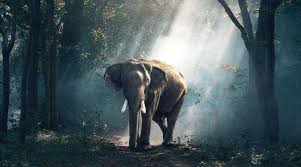
#> input picture image_filtering_techniques/cv.jpg, 301 x 167 px, found by its file name
$ jupyter execute Canny_Edge_Detection.ipynb
#> lines starting #> are read from the running program, lines starting #| are printed output that depends on the picture
[cell 1]
from google.colab import drive  # To mount Google Drive
drive.mount("/content/MyDrive")  # Mount Google Drive to access files

[cell 2]
from google.colab.patches import cv2_imshow  # To display images in Colab
import cv2  # OpenCV library for image processing

[cell 3]
# Load an image from the specified path
img = cv2.imread('/content/MyDrive/MyDrive/cv.jpg')
#> img is the input picture: shape (167, 301, 3); mean B, G, R 91.9, 87.2, 72.1
cv2_imshow(img)  # Display the loaded image

[cell 4]
# Convert the loaded image to grayscale
gray = cv2.cvtColor(img, cv2.COLOR_BGR2GRAY)
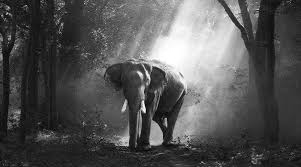
#> gray: shape (167, 301); min 1, max 255, mean 83.2
cv2_imshow(gray)  # Display the grayscale image

[cell 5]
# Load the same image as grayscale
segmented_img = cv2.imread("/content/MyDrive/MyDrive/cv.jpg", cv2.IMREAD_GRAYSCALE)
#> segmented_img: shape (167, 301); min 0, max 255, mean 83.2
cv2_imshow(segmented_img)  # Display the segmented grayscale image

[cell 6]
# Apply Gaussian blur to the grayscale image
blurred = cv2.GaussianBlur(gray, (5, 5), 0)
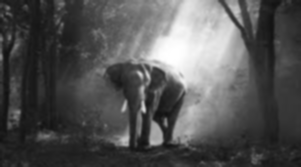
#> blurred: shape (167, 301); min 17, max 255, mean 83.2

# Define lower and upper thresholds for the Canny edge detection
low_thres = 50
high_thres = 150

# Apply Canny edge detection to the blurred image
edges = cv2.Canny(blurred, low_thres, high_thres)
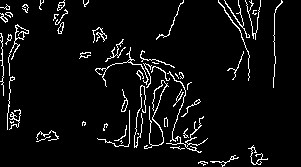
#> edges: shape (167, 301); 5.5% white in thin lines or dots
cv2_imshow(edges)  # Display the edges detected in the image
